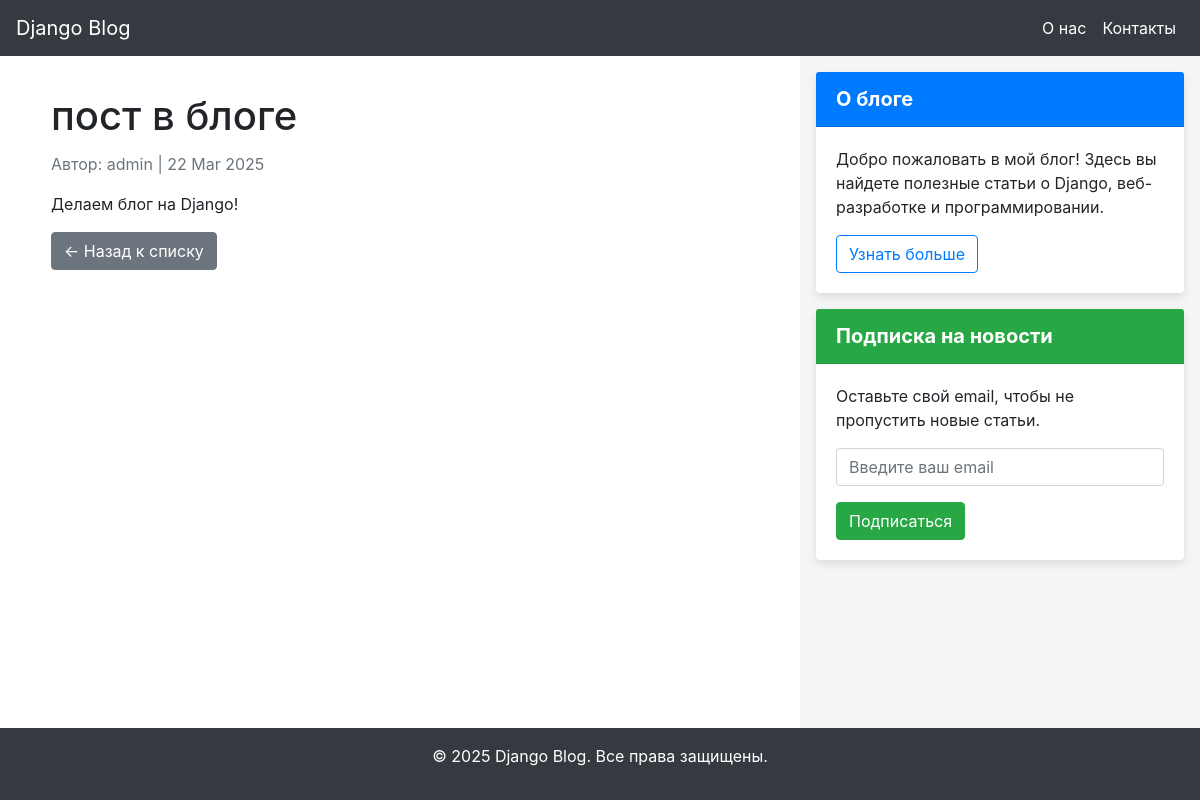
Page /post-v-bloge/ on the committed database.
### blog/models.py (models this page shows, shortened)
class Post(models.Model):
    title = models.CharField(max_length=200, unique=True)
    slug = models.SlugField(max_length=200, unique=True)
    author = models.ForeignKey(User, on_delete=models.CASCADE, related_name='blog_posts')
    updated_on = models.DateTimeField(auto_now=True)
    content = models.TextField()
    created_on = models.DateTimeField(auto_now_add=True)
    status = models.IntegerField(choices=STATUS, default=0)
    class Meta:
        ordering = ['-created_on']

### blog/views.py (the view)
# urls.py: path('<slug:slug>/', PostDetail.as_view(), name='post_detail'),
class PostDetail(generic.DetailView):
    model = Post
    template_name = 'blog/post_detail.html'
    context_object_name = 'post'

### templates/blog/post_detail.html (shortened to what this page needs)
{% extends "blog/base.html" %}
{% block content %}
    <div class="row">
        <div class="col-md-8">
            <div class="card-body">
                <h1 class="card-title">{{ post.title }}</h1>
                <p class="text-muted">Автор: {{ post.author }} | {{ post.created_on|date:"d M Y" }}</p>
                <p class="card-text">{{ post.content|safe }}</p>
                <a href="{% url 'home' %}" class="btn btn-secondary">&larr; Назад к списку</a>
            </div>
        </div>
    </div>
{% endblock content %}

### templates/blog/base.html (style rules this page uses)
html, body { margin: 0; padding: 0; height: 100%; }

### rows in the picture
Post: title "пост в блоге", author "admin", created_on "22 Mar 2025", content "Делаем блог на Django!"
